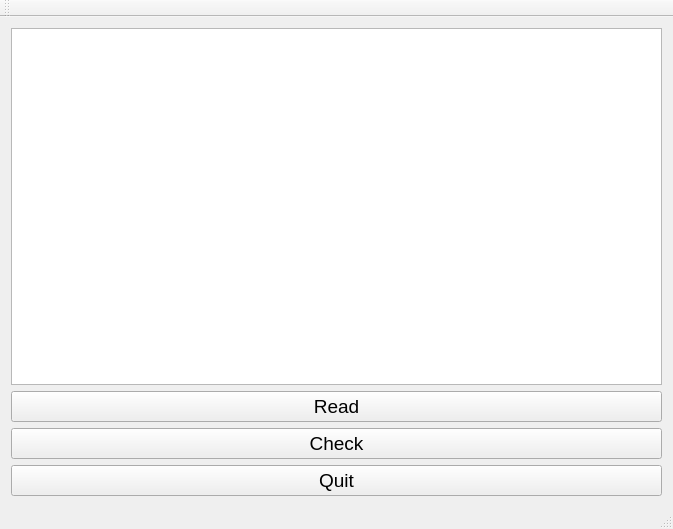
<?xml version="1.0" encoding="UTF-8"?>
<ui version="4.0">
 <class>task2Class</class>
 <widget class="QMainWindow" name="task2Class">
  <property name="geometry">
   <rect>
    <x>0</x>
    <y>0</y>
    <width>673</width>
    <height>529</height>
   </rect>
  </property>
  <property name="windowTitle">
   <string>task2</string>
  </property>
  <widget class="QWidget" name="centralWidget">
   <layout class="QVBoxLayout" name="verticalLayout">
    <item>
     <widget class="QPlainTextEdit" name="plainTextEdit"/>
    </item>
    <item>
     <widget class="QPushButton" name="readBtn">
      <property name="font">
       <font>
        <pointsize>14</pointsize>
       </font>
      </property>
      <property name="text">
       <string>Read</string>
      </property>
     </widget>
    </item>
    <item>
     <widget class="QPushButton" name="checkBtn">
      <property name="font">
       <font>
        <pointsize>14</pointsize>
       </font>
      </property>
      <property name="text">
       <string>Check</string>
      </property>
     </widget>
    </item>
    <item>
     <widget class="QPushButton" name="quitBtn">
      <property name="font">
       <font>
        <pointsize>14</pointsize>
       </font>
      </property>
      <property name="text">
       <string>Quit</string>
      </property>
     </widget>
    </item>
   </layout>
  </widget>
  <widget class="QMenuBar" name="menuBar">
   <property name="geometry">
    <rect>
     <x>0</x>
     <y>0</y>
     <width>673</width>
     <height>22</height>
    </rect>
   </property>
  </widget>
  <widget class="QToolBar" name="mainToolBar">
   <attribute name="toolBarArea">
    <enum>TopToolBarArea</enum>
   </attribute>
   <attribute name="toolBarBreak">
    <bool>false</bool>
   </attribute>
  </widget>
  <widget class="QStatusBar" name="statusBar"/>
 </widget>
 <layoutdefault spacing="6" margin="11"/>
 <resources>
  <include location="task2.qrc"/>
 </resources>
 <connections/>
</ui>
